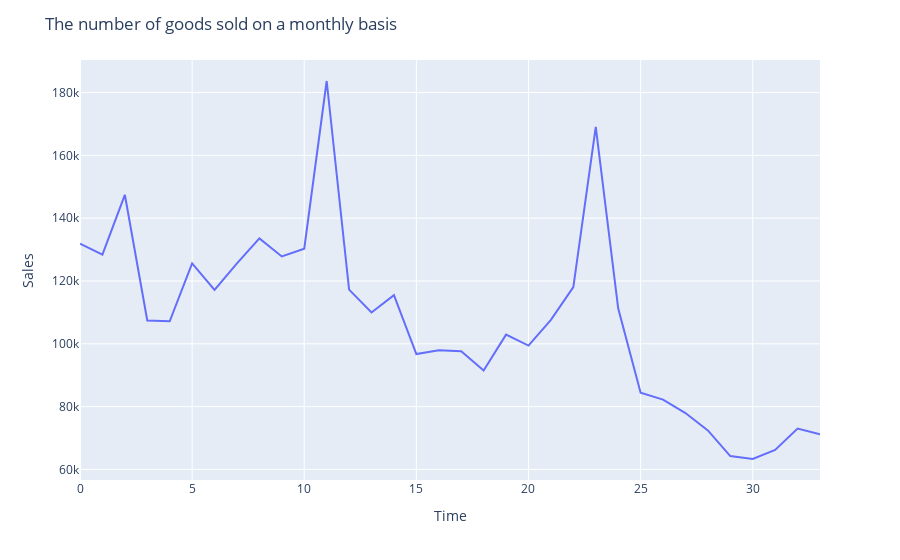
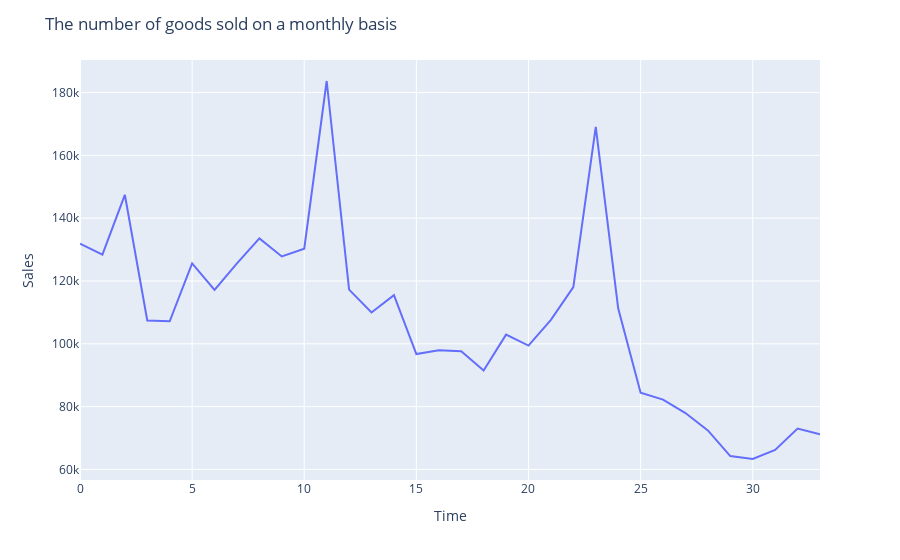

The code cell stored with these charts, in order, in its notebook:
### Code cell
df_cnt_item = df.groupby('date_block_num').agg({'item_cnt_day':'sum'}).reset_index().rename(columns={'date_block_num':'number_of_month', 'item_cnt_day':'item_cnt'})
fig = px.line(df_cnt_item, x="number_of_month", y="item_cnt")
fig.update_layout(
    title='The number of goods sold on a monthly basis',
    xaxis_title='Time',
    yaxis_title='Sales')
fig.show()

### Figure 1 — Plotly figure (JSON) as saved in the notebook; plotly's stock layout.template omitted (floating-point values rounded to 4 significant figures)
{"data": [{"hovertemplate": "number_of_month=%{x}<br>item_cnt=%{y}<extra></extra>", "legendgroup": "", "line": {"color": "#636efa", "dash": "solid"}, "mode": "lines", "name": "", "orientation": "v", "showlegend": false, "type": "scatter", "x": [0, 1, 2, 3, 4, 5, 6, 7, 8, 9, 10, 11, 12, 13, 14, 15, 16, 17, 18, 19, 20, 21, 22, 23, 24, 25, 26, 27, 28, 29, 30, 31, 32, 33], "xaxis": "x", "y": [131849, 128382, 147438, 107439, 107147, 125583, 117165, 125586, 133551, 127815, 130270, 183670, 117243, 109974, 115500, 96744, 97937, 97623, 91504, 102910, 99427, 107623, 118050, 169054, 111299, 84419, 82233, 77948, 72435, 64237, 63316, 66196, 72989, 71184], "yaxis": "y"}], "layout": {"legend": {"tracegroupgap": 0}, "margin": {"t": 60}, "title": {"text": "The number of goods sold on a monthly basis"}, "xaxis": {"anchor": "y", "domain": [0, 1], "title": {"text": "Time"}}, "yaxis": {"anchor": "x", "domain": [0, 1], "title": {"text": "Sales"}}}}

### Figure 2 — Plotly figure (JSON) as saved in the notebook; plotly's stock layout.template omitted (floating-point values rounded to 4 significant figures)
{"data": [{"hovertemplate": "number_of_month=%{x}<br>item_cnt=%{y}<extra></extra>", "legendgroup": "", "line": {"color": "#636efa", "dash": "solid"}, "mode": "lines", "name": "", "orientation": "v", "showlegend": false, "type": "scatter", "x": [0, 1, 2, 3, 4, 5, 6, 7, 8, 9, 10, 11, 12, 13, 14, 15, 16, 17, 18, 19, 20, 21, 22, 23, 24, 25, 26, 27, 28, 29, 30, 31, 32, 33], "xaxis": "x", "y": [131849, 128382, 147438, 107439, 107147, 125583, 117165, 125586, 133551, 127815, 130270, 183670, 117243, 109974, 115500, 96744, 97937, 97623, 91504, 102910, 99427, 107623, 118050, 169054, 111299, 84419, 82233, 77948, 72435, 64237, 63316, 66196, 72989, 71184], "yaxis": "y"}], "layout": {"legend": {"tracegroupgap": 0}, "margin": {"t": 60}, "title": {"text": "The number of goods sold on a monthly basis"}, "xaxis": {"anchor": "y", "domain": [0, 1], "title": {"text": "Time"}}, "yaxis": {"anchor": "x", "domain": [0, 1], "title": {"text": "Sales"}}}}
